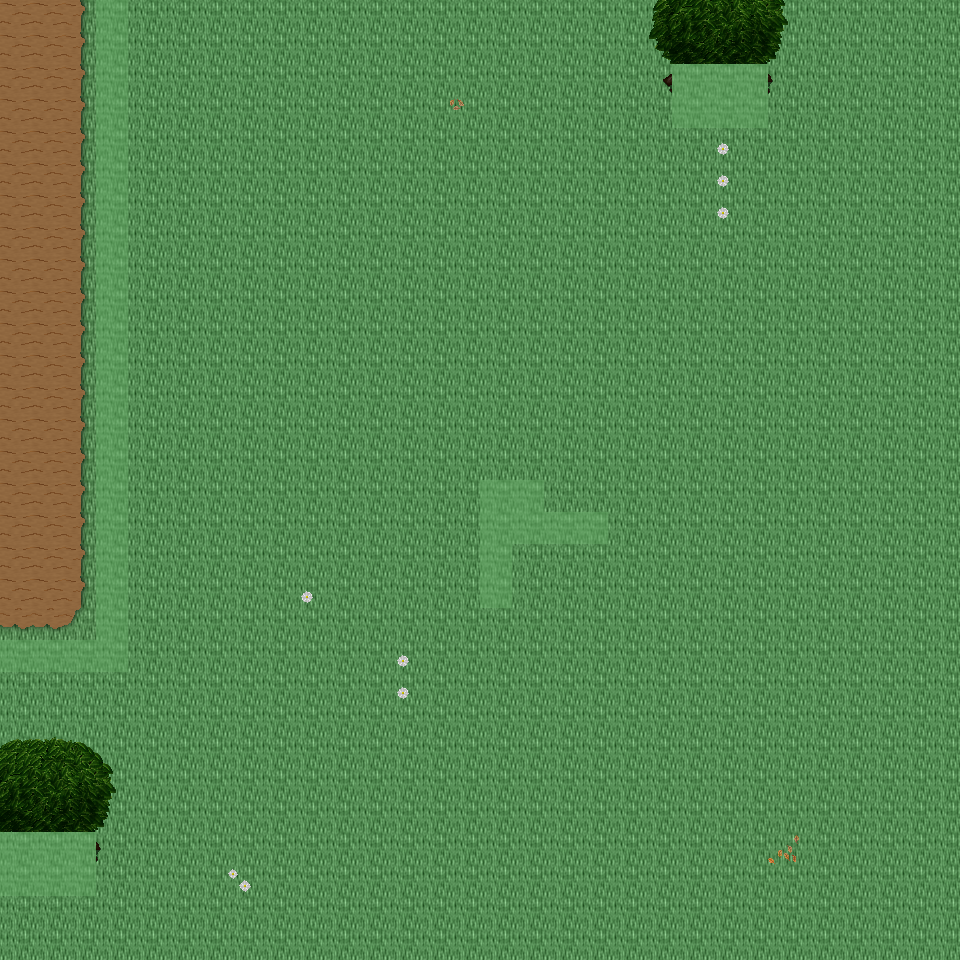

This game map was drawn from its Tiled (.tmx) file and the tilesets committed beside it. A one-line description and the trimmed map source follow:
An orthogonal 30x30 tile map with 32x32 px tiles, 6 tile layers (Ground, Object, Object2, Above, ...), 27 tilesets and 7 objects (7x mapExit).

<map version="1.0" orientation="orthogonal" renderorder="right-down" width="30" height="30" tilewidth="32" tileheight="32" nextobjectid="8">
  <tileset firstgid="1" name="tileset_ground_ground" tilewidth="32" tileheight="32" tilecount="33" columns="3">
    <image source="../drawable/tileset_ground_ground.png" width="96" height="352" />
  </tileset>
  <tileset firstgid="34" name="tileset_ground_brown_paving" tilewidth="32" tileheight="32" tilecount="2" columns="2">
    <image source="../drawable/tileset_ground_brown_paving.png" width="64" height="32" />
  </tileset>
  <tileset firstgid="36" name="tileset_ground_water_water_bubbles" tilewidth="32" tileheight="32" tilecount="32" columns="8">
    <image source="../drawable/tileset_ground_water_water_bubbles.png" width="256" height="128" />
  </tileset>
  <tileset firstgid="68" name="tileset_ground_grass_edges" tilewidth="32" tileheight="32" tilecount="36" columns="12">
    <image source="../drawable/tileset_ground_grass_edges.png" width="384" height="96" />
  </tileset>
  <tileset firstgid="104" name="tileset_ground_ridge_earth_dark" tilewidth="32" tileheight="32" tilecount="96" columns="12">
    <image source="../drawable/tileset_ground_ridge_earth_dark.png" width="384" height="256" />
  </tileset>
  <tileset firstgid="200" name="tileset_plant_flower_daisy_red" tilewidth="32" tileheight="32" tilecount="8" columns="2">
    <image source="../drawable/tileset_plant_flower_daisy_red.png" width="64" height="128" />
  </tileset>
  <tileset firstgid="208" name="tileset_plant_grasses" tilewidth="32" tileheight="32" tilecount="6" columns="3">
    <image source="../drawable/tileset_plant_grasses.png" width="96" height="64" />
  </tileset>
  <tileset firstgid="214" name="tileset_plant_flower_daisy_white" tilewidth="32" tileheight="32" tilecount="8" columns="2">
    <image source="../drawable/tileset_plant_flower_daisy_white.png" width="64" height="128" />
  </tileset>
  <tileset firstgid="222" name="tileset_plant_leaves" tilewidth="32" tileheight="32" tilecount="8" columns="4">
    <image source="../drawable/tileset_plant_leaves.png" width="128" height="64" />
  </tileset>
  <tileset firstgid="230" name="tileset_ground_grass_corners" tilewidth="32" tileheight="32" tilecount="24" columns="6">
    <image source="../drawable/tileset_ground_grass_corners.png" width="192" height="128" />
  </tileset>
  <tileset firstgid="254" name="tileset_plant_flower_daisy_blue" tilewidth="32" tileheight="32" tilecount="8" columns="2">
    <image source="../drawable/tileset_plant_flower_daisy_blue.png" width="64" height="128" />
  </tileset>
  <tileset firstgid="262" name="tileset_building_fence_fence_chunky" tilewidth="32" tileheight="32" tilecount="21" columns="3">
    <image source="../drawable/tileset_building_fence_fence_chunky.png" width="96" height="224" />
  </tileset>
  <tileset firstgid="283" name="tileset_ground_rock_pebbles" tilewidth="32" tileheight="32" tilecount="3" columns="1">
    <image source="../drawable/tileset_ground_rock_pebbles.png" width="32" height="96" />
  </tileset>
  <tileset firstgid="286" name="tileset_plant_tree_tree_darkgreen" tilewidth="32" tileheight="32" tilecount="88" columns="8">
    <image source="../drawable/tileset_plant_tree_tree_darkgreen.png" width="256" height="352" />
  </tileset>
  <tileset firstgid="374" name="tileset_plant_bush_bushes" tilewidth="32" tileheight="32" tilecount="10" columns="5">
    <image source="../drawable/tileset_plant_bush_bushes.png" width="160" height="64" />
  </tileset>
  <tileset firstgid="384" name="tileset_logic_creature_rodent" tilewidth="32" tileheight="32" tilecount="8" columns="8">
    <image source="../drawable/tileset_logic_creature_rodent.png" width="256" height="32" />
  </tileset>
  <tileset firstgid="392" name="tileset_logic_item_corn" tilewidth="32" tileheight="32" tilecount="5" columns="5">
    <image source="../drawable/tileset_logic_item_corn.png" width="160" height="32" />
  </tileset>
  <tileset firstgid="397" name="tileset_logic_item_resources" tilewidth="32" tileheight="32" tilecount="6" columns="6">
    <image source="../drawable/tileset_logic_item_resources.png" width="192" height="32" />
  </tileset>
  <tileset firstgid="403" name="tileset_logic_creature_gnome" tilewidth="32" tileheight="32" tilecount="6" columns="6">
    <image source="../drawable/tileset_logic_creature_gnome.png" width="192" height="32" />
  </tileset>
  <tileset firstgid="409" name="tileset_logic_item_mushroom" tilewidth="32" tileheight="32" tilecount="6" columns="6">
    <image source="../drawable/tileset_logic_item_mushroom.png" width="192" height="32" />
  </tileset>
  <tileset firstgid="415" name="tileset_logic_item_sheepfood" tilewidth="32" tileheight="32" tilecount="1" columns="1">
    <image source="../drawable/tileset_logic_item_sheepfood.png" width="32" height="32" />
  </tileset>
  <tileset firstgid="416" name="tileset_logic_creature_animal" tilewidth="32" tileheight="32" tilecount="32" columns="8">
    <image source="../drawable/tileset_logic_creature_animal.png" width="256" height="128" />
  </tileset>
  <tileset firstgid="448" name="tileset_logic_item_vegetable" tilewidth="32" tileheight="32" tilecount="16" columns="8">
    <image source="../drawable/tileset_logic_item_vegetable.png" width="256" height="64" />
  </tileset>
  <tileset firstgid="464" name="tileset_logic_collision" tilewidth="32" tileheight="32" tilecount="1" columns="1">
    <image source="../drawable/tileset_logic_collision.png" width="32" height="32" />
  </tileset>
  <tileset firstgid="465" name="tileset_logic_item_herb" tilewidth="32" tileheight="32" tilecount="5" columns="5">
    <image source="../drawable/tileset_logic_item_herb.png" width="160" height="32" />
  </tileset>
  <tileset firstgid="470" name="tileset_ground_green_paving" tilewidth="32" tileheight="32" tilecount="18" columns="3">
    <image source="../drawable/tileset_ground_green_paving.png" width="96" height="192" />
  </tileset>
  <tileset firstgid="488" name="tileset_logic_creature_reptile" tilewidth="32" tileheight="32" tilecount="7" columns="7">
    <image source="../drawable/tileset_logic_creature_reptile.png" width="224" height="32" />
  </tileset>
  <layer name="Ground" width="30" height="30">
    <data>[900 cells, 900 non-empty, 2 distinct tile ids]</data>
  </layer>
  <layer name="Object" width="30" height="30">
    <data>[900 cells, 71 non-empty, 8 distinct tile ids]</data>
  </layer>
  <layer name="Object2" width="30" height="30">
    <data>[900 cells, 41 non-empty, 9 distinct tile ids]</data>
  </layer>
  <layer name="Above" width="30" height="30">
    <data>[900 cells, 28 non-empty, 17 distinct tile ids]</data>
  </layer>
  <layer name="Above2" width="30" height="30">
    <data>[900 cells, 0 non-empty, 0 distinct tile ids]</data>
  </layer>
  <layer name="Walkable" width="30" height="30">
    <data>[900 cells, 44 non-empty, 1 distinct tile ids]</data>
  </layer>
  <objectgroup name="MapEvents">
    <object id="1" name="north" type="mapExit" x="0" y="0" width="96" height="32">
      <properties>
        <property name="map" value="level_0_x73_y27" />
        <property name="x" value="0" />
        <property name="y" value="28" />
      </properties>
    </object>
    <object id="2" name="north2" type="mapExit" x="128" y="0" width="832" height="32">
      <properties>
        <property name="map" value="level_0_x73_y27" />
        <property name="x" value="4" />
        <property name="y" value="28" />
      </properties>
    </object>
    <object id="3" name="south" type="mapExit" x="0" y="928" width="960" height="32">
      <properties>
        <property name="map" value="level_0_x73_y29" />
        <property name="x" value="0" />
        <property name="y" value="1" />
      </properties>
    </object>
    </objectgroup>
</map>
<!-- 4 of 7 objects omitted -->
